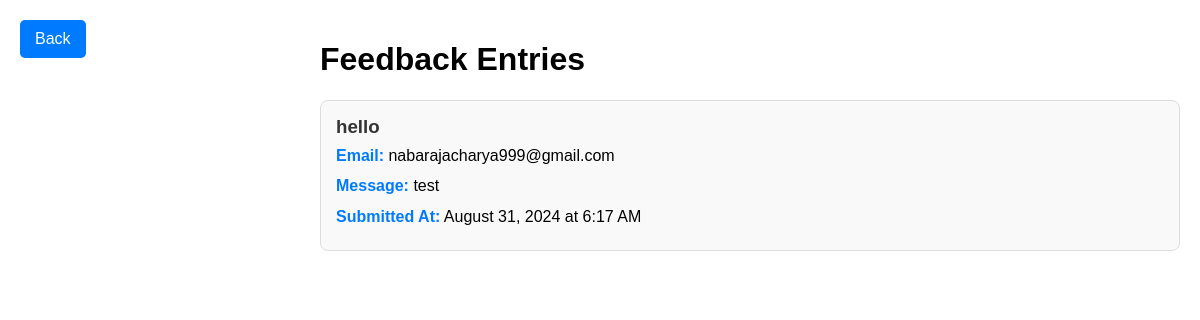
Page /controller/feedback.php (signed in) on the committed database.
### tables this page shows
CREATE TABLE `feedback` (
  `id` int(11) NOT NULL,
  `name` varchar(100) NOT NULL,
  `email` varchar(100) NOT NULL,
  `message` text NOT NULL,
  `submitted_at` timestamp NOT NULL DEFAULT current_timestamp()
);

### controller/feedback.php (the view, shortened to what this page needs)
<?php
include('../connection/connection.php');
$sql = "SELECT name, email, message, submitted_at FROM feedback";
$result = $conn->query($sql);
?>
<!DOCTYPE html>
<html lang="en">
<head>
    <link rel="stylesheet" href="feedback.css">
</head>
<body>
    <a href="adminpanelindex.php" class="back-button">Back</a>
    <div class="container">
        <h1>Feedback Entries</h1>
        <?php
        if ($result->num_rows > 0) {
            while($row = $result->fetch_assoc()) {
                $name = htmlspecialchars($row['name']);
                $email = htmlspecialchars($row['email']);
                $message = htmlspecialchars($row['message']);
                $submitted_at = new DateTime($row['submitted_at']);
                $formatted_date = $submitted_at->format('F j, Y \a\t g:i A');
                echo "<div class='feedback-entry'>";
                echo "<h3>$name</h3>";
                echo "<p><strong>Email:</strong> $email</p>";
                echo "<p><strong>Message:</strong> $message</p>";
                echo "<p><strong>Submitted At:</strong> $formatted_date</p>";
                echo "</div>";
            }
        } else {
            echo "<p>No feedback available.</p>";
        }
        ?>
    </div>
</body>
</html>

### controller/feedback.css (style rules this page uses)
body { font-family: Arial, sans-serif; margin: 0; padding: 0; position: relative; }
.container { margin-left: 300px; padding: 20px; }
.feedback-entry { background-color: #f9f9f9; border-radius: 8px; padding: 15px; margin-bottom: 20px; border: 1px solid #ddd; }
.feedback-entry h3 { margin: 0; color: #333; }
.feedback-entry p { margin: 5px 0; line-height: 1.6; }
.feedback-entry p strong { color: #007bff; }
.back-button { position: fixed; top: 20px; left: 20px; background-color: #007bff; color: white; border: none; border-radius: 5px; padding: 10px 15px; cursor: pointer; text-decoration: none; font-size: 16px; }

### rows in the picture
feedback: name "hello", email "nabarajacharya999@gmail.com", message "test", submitted_at "August 31, 2024 at 6:17 AM"
